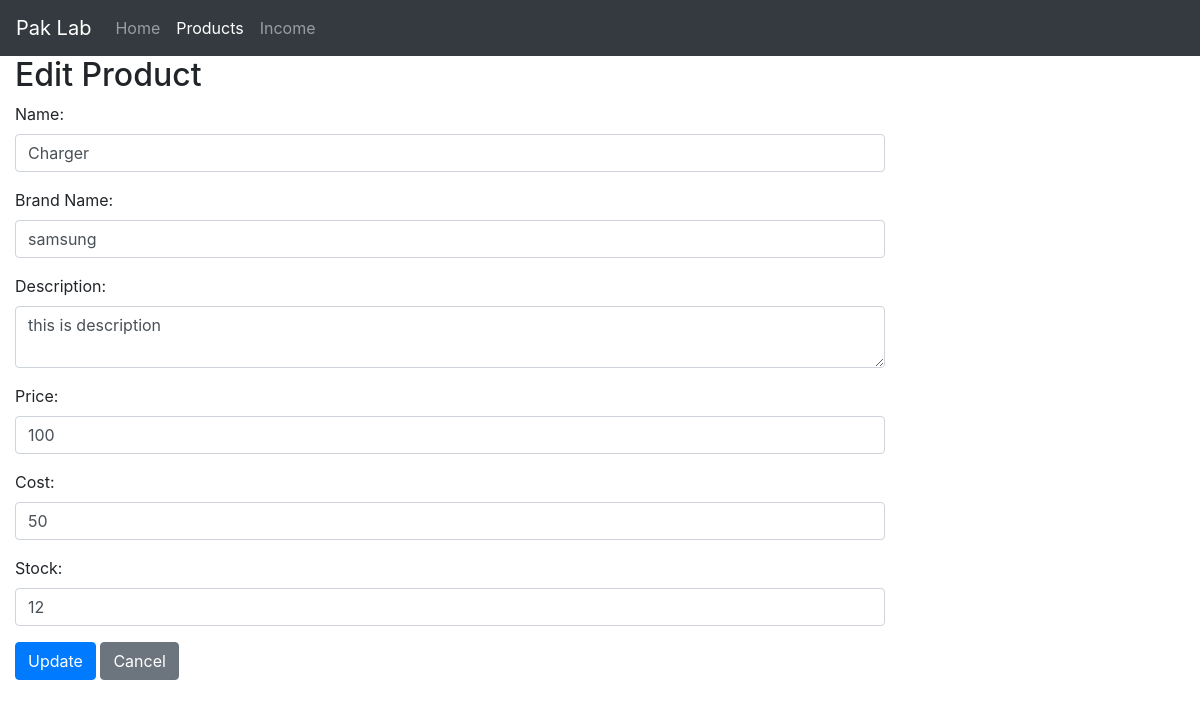
The app's page /edit_product.php?id=10 with its own data.
### tables this page shows
CREATE TABLE `products` (
  `id` int(11) NOT NULL,
  `name` varchar(255) NOT NULL,
  `brand_name` varchar(255) NOT NULL,
  `description` text DEFAULT NULL,
  `sales_price` int(11) NOT NULL,
  `cost` int(11) NOT NULL,
  `stock` int(11) NOT NULL DEFAULT 0
);

### edit_product.php (the view, shortened to what this page needs)
<?php include 'inc/header.php' ?>
<?php include 'inc/navbar.php' ?>
<?php include 'config/db.php' ?>
<?php
$id = $_GET['id'];
$sql = "SELECT * FROM products WHERE id=$id";
$result = mysqli_query($conn, $sql);
$row = mysqli_fetch_assoc($result);
?>
<div class="col-md-9">
  <h2>Edit Product</h2>
  <form method="POST">
    <div class="form-group">
      <label for="name">Name:</label>
      <input type="text" class="form-control" name="name" value="<?php echo $row['name']; ?>" required>
    </div>
    <div class="form-group">
      <label for="brand_name">Brand Name:</label>
      <input type="text" class="form-control" name="brand_name" value="<?php echo $row['brand_name']; ?>" required>
    </div>
    <div class="form-group">
      <label for="description">Description:</label>
      <textarea class="form-control" name="description" required><?php echo $row['description']; ?></textarea>
    </div>
    <div class="form-group">
      <label for="sales_price">Price:</label>
      <input type="number" class="form-control" name="sales_price" value="<?php echo $row['sales_price']; ?>" required>
    </div>
    <div class="form-group">
      <label for="cost">Cost:</label>
      <input type="number" class="form-control" name="cost" value="<?php echo $row['cost']; ?>" required>
    </div>
    <div class="form-group">
      <label for="stock">Stock:</label>
      <input type="number" class="form-control" name="stock" value="<?php echo $row['stock']; ?>" required>
    </div>
    <button type="submit" class="btn btn-primary">Update</button>
    <a href="products.php" class="btn btn-secondary">Cancel</a>
  </form>
</div>

### records on screen
products: name "Charger", brand_name "samsung", description "this is description", sales_price "100", cost "50", stock "12"
